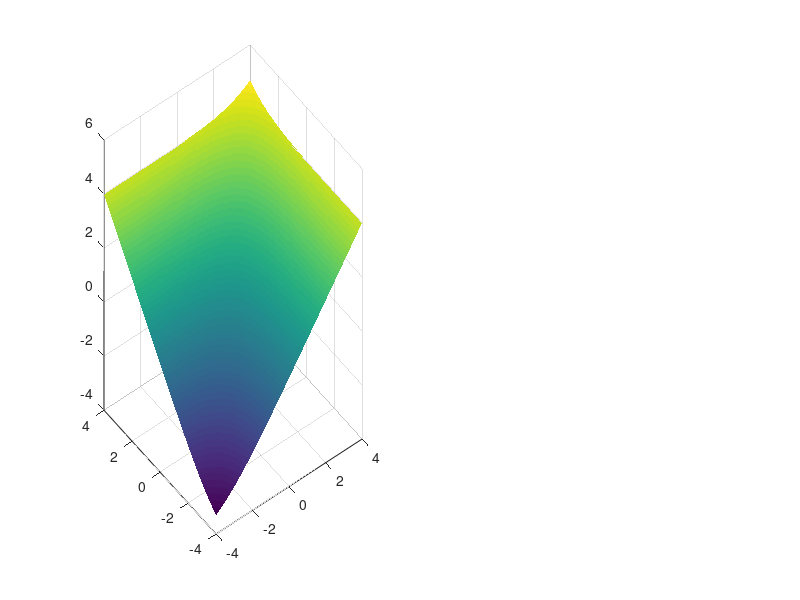

The MATLAB source for this figure: (Note: this script raises an error after producing the figure.)
function softmax_lse_entropy()
% SOFTMAX_LSE_ENTROPY
%   Visualize, for 2-dimensional inputs x = [x1, x2],
%   - the log-sum-exp value:      LSE(x) = log(exp(x1) + exp(x2))
%   - the negative entropy of the corresponding softmax distribution:
%         p = softmax(x),  H(p) = -sum_i p_i * log(p_i),
%         we plot  -H(p)  (larger -> more certain distribution).
%
%   This helps illustrate how the raw 2D input relates to:
%   - a smooth "log-partition" (log-sum-exp),
%   - and the certainty / peakedness of the softmax (via -entropy).
%
%   Run in MATLAB with:
%       >> softmax_lse_entropy

    % Define a 2D grid of inputs
    x_min = -4;
    x_max =  4;
    n_points = 201;

    x1_vals = linspace(x_min, x_max, n_points);
    x2_vals = linspace(x_min, x_max, n_points);
    [X1, X2] = meshgrid(x1_vals, x2_vals);

    % Compute log-sum-exp and negative entropy over the grid
    LSE = zeros(size(X1));
    negH = zeros(size(X1));

    for i = 1:n_points
        for j = 1:n_points
            x1 = X1(i, j);
            x2 = X2(i, j);

            % Log-sum-exp: log(exp(x1) + exp(x2))
            % Use a numerically stable version:
            m = max([x1, x2]);
            LSE(i, j) = m + log(exp(x1 - m) + exp(x2 - m));

            % Softmax probabilities
            ex1 = exp(x1 - m);
            ex2 = exp(x2 - m);
            Z   = ex1 + ex2;
            p1  = ex1 / Z;
            p2  = ex2 / Z;

            % Entropy H(p) = -sum p_i log p_i
            % Handle p*log(p) = 0 when p = 0 using safe helper
            H = - (safe_p_log_p(p1) + safe_p_log_p(p2));

            % Negative entropy: -H
            negH(i, j) = -H;
        end
    end

    % Plot: left = LSE, right = negative entropy
    figure('Name', '2D input vs. log-sum-exp and negative entropy', ...
           'Color', 'w');

    % --- Plot log-sum-exp ---
    subplot(1, 2, 1);
    surf(X1, X2, LSE, 'EdgeColor', 'none');
    colormap(parula);
    colorbar;
    % Make axes and labels bold and readable (without darkening the cube)
    set(gca, 'LineWidth', 1.2, 'FontWeight', 'bold', 'FontSize', 12);
    xlabel('x_1', 'FontWeight', 'bold', 'FontSize', 13);
    ylabel('x_2', 'FontWeight', 'bold', 'FontSize', 13);
    zlabel('LSE(x) = log(exp(x_1) + exp(x_2))', ...
           'FontWeight', 'bold', 'FontSize', 13);
    title('Log-sum-exp over 2D input', 'FontWeight', 'bold', 'FontSize', 14);
    view(45, 30);

    % --- Plot negative entropy of softmax ---
    subplot(1, 2, 2);
    surf(X1, X2, negH, 'EdgeColor', 'none');
    colormap(parula);
    colorbar;
    % Same styling for the second subplot
    set(gca, 'LineWidth', 1.2, 'FontWeight', 'bold', 'FontSize', 12);
    xlabel('x_1', 'FontWeight', 'bold', 'FontSize', 13);
    ylabel('x_2', 'FontWeight', 'bold', 'FontSize', 13);
    zlabel('-H(softmax(x))', 'FontWeight', 'bold', 'FontSize', 13);
    title('Negative entropy of softmax over 2D input', ...
          'FontWeight', 'bold', 'FontSize', 14);
    view(45, 30);

end


function val = safe_p_log_p(p)
% SAFE_P_LOG_P   Compute p*log(p) with the convention 0*log(0) = 0.
    if p <= 0
        val = 0;
    else
        val = p * log(p);
    end
end


